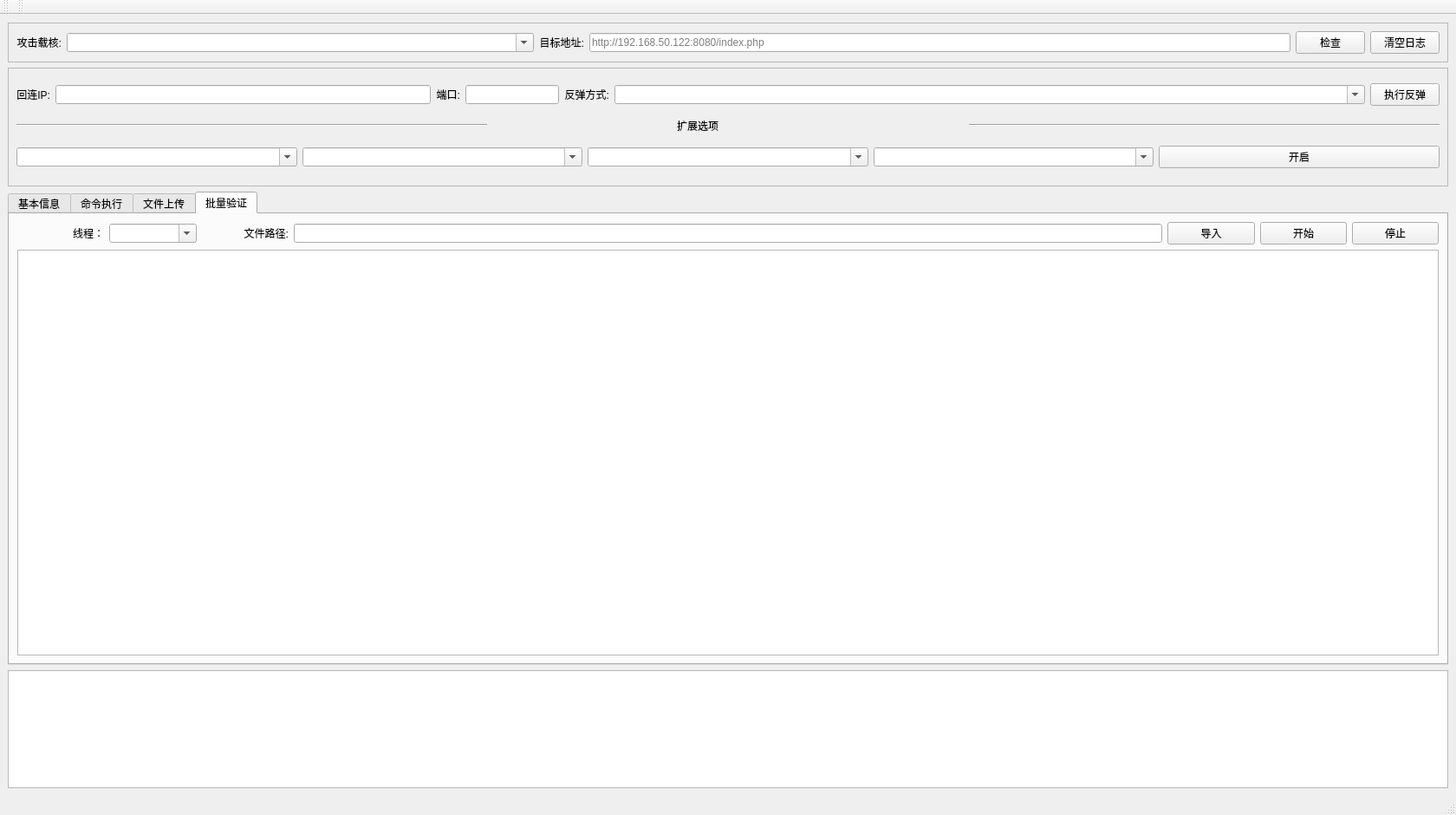
<?xml version="1.0" encoding="UTF-8"?>
<ui version="4.0">
 <class>MainWindow</class>
 <widget class="QMainWindow" name="MainWindow">
  <property name="geometry">
   <rect>
    <x>0</x>
    <y>0</y>
    <width>1680</width>
    <height>940</height>
   </rect>
  </property>
  <property name="windowTitle">
   <string>MainWindow</string>
  </property>
  <widget class="QWidget" name="centralwidget">
   <layout class="QGridLayout" name="gridLayout">
    <item row="1" column="0">
     <widget class="QFrame" name="mainFrame">
      <property name="frameShape">
       <enum>QFrame::StyledPanel</enum>
      </property>
      <property name="frameShadow">
       <enum>QFrame::Raised</enum>
      </property>
      <layout class="QGridLayout">
       <item row="0" column="3" colspan="2">
        <widget class="QLineEdit" name="targetlineEdit">
         <property name="sizePolicy">
          <sizepolicy hsizetype="Expanding" vsizetype="Fixed">
           <horstretch>3</horstretch>
           <verstretch>0</verstretch>
          </sizepolicy>
         </property>
         <property name="placeholderText">
          <string>http://192.168.50.122:8080/index.php</string>
         </property>
        </widget>
       </item>
       <item row="0" column="1">
        <widget class="QComboBox" name="payloadCombo">
         <property name="sizePolicy">
          <sizepolicy hsizetype="Expanding" vsizetype="Fixed">
           <horstretch>4</horstretch>
           <verstretch>0</verstretch>
          </sizepolicy>
         </property>
         <property name="toolTip">
          <string>Specify your name</string>
         </property>
         <property name="editable">
          <bool>true</bool>
         </property>
        </widget>
       </item>
       <item row="0" column="6">
        <widget class="QPushButton" name="emptyButton">
         <property name="text">
          <string>清空日志</string>
         </property>
        </widget>
       </item>
       <item row="0" column="0">
        <widget class="QLabel" name="payloadLabel">
         <property name="text">
          <string>攻击载核:</string>
         </property>
         <property name="alignment">
          <set>Qt::AlignRight|Qt::AlignTrailing|Qt::AlignVCenter</set>
         </property>
        </widget>
       </item>
       <item row="0" column="5">
        <widget class="QPushButton" name="CheckButton">
         <property name="sizePolicy">
          <sizepolicy hsizetype="Expanding" vsizetype="Fixed">
           <horstretch>0</horstretch>
           <verstretch>0</verstretch>
          </sizepolicy>
         </property>
         <property name="text">
          <string>检查</string>
         </property>
        </widget>
       </item>
       <item row="0" column="2">
        <widget class="QLabel" name="targetLabel">
         <property name="text">
          <string>目标地址:</string>
         </property>
         <property name="alignment">
          <set>Qt::AlignRight|Qt::AlignTrailing|Qt::AlignVCenter</set>
         </property>
         <property name="buddy">
          <cstring>payloadCombo</cstring>
         </property>
        </widget>
       </item>
      </layout>
     </widget>
    </item>
    <item row="2" column="0">
     <widget class="QFrame" name="frame">
      <property name="sizePolicy">
       <sizepolicy hsizetype="Preferred" vsizetype="Expanding">
        <horstretch>0</horstretch>
        <verstretch>1</verstretch>
       </sizepolicy>
      </property>
      <property name="frameShape">
       <enum>QFrame::StyledPanel</enum>
      </property>
      <property name="frameShadow">
       <enum>QFrame::Raised</enum>
      </property>
      <layout class="QHBoxLayout" name="horizontalLayout_8">
       <item>
        <layout class="QVBoxLayout" name="verticalLayout_4">
         <item>
          <layout class="QHBoxLayout" name="horizontalLayout_2">
           <item>
            <widget class="QLabel" name="ipaddrLabel">
             <property name="text">
              <string>回连IP:</string>
             </property>
             <property name="alignment">
              <set>Qt::AlignRight|Qt::AlignTrailing|Qt::AlignVCenter</set>
             </property>
            </widget>
           </item>
           <item>
            <widget class="QLineEdit" name="lipaddrlineEdit">
             <property name="sizePolicy">
              <sizepolicy hsizetype="Expanding" vsizetype="Fixed">
               <horstretch>1</horstretch>
               <verstretch>0</verstretch>
              </sizepolicy>
             </property>
            </widget>
           </item>
           <item>
            <widget class="QLabel" name="lportLabel">
             <property name="text">
              <string>端口:</string>
             </property>
             <property name="alignment">
              <set>Qt::AlignRight|Qt::AlignTrailing|Qt::AlignVCenter</set>
             </property>
            </widget>
           </item>
           <item>
            <widget class="QLineEdit" name="lport"/>
           </item>
           <item>
            <widget class="QLabel" name="reboundLabel">
             <property name="text">
              <string>反弹方式:</string>
             </property>
             <property name="alignment">
              <set>Qt::AlignRight|Qt::AlignTrailing|Qt::AlignVCenter</set>
             </property>
            </widget>
           </item>
           <item>
            <widget class="QComboBox" name="reboundCombo">
             <property name="sizePolicy">
              <sizepolicy hsizetype="Expanding" vsizetype="Fixed">
               <horstretch>2</horstretch>
               <verstretch>2</verstretch>
              </sizepolicy>
             </property>
             <property name="toolTip">
              <string>Specify your name</string>
             </property>
             <property name="editable">
              <bool>true</bool>
             </property>
            </widget>
           </item>
           <item>
            <widget class="QPushButton" name="reboundButton">
             <property name="text">
              <string>执行反弹</string>
             </property>
            </widget>
           </item>
          </layout>
         </item>
         <item>
          <layout class="QHBoxLayout" name="horizontalLayout_4">
           <item>
            <widget class="Line" name="line_3">
             <property name="orientation">
              <enum>Qt::Horizontal</enum>
             </property>
            </widget>
           </item>
           <item>
            <widget class="QLabel" name="socketLabel">
             <property name="text">
              <string>                                                                扩展选项</string>
             </property>
            </widget>
           </item>
           <item>
            <widget class="Line" name="line_2">
             <property name="orientation">
              <enum>Qt::Horizontal</enum>
             </property>
            </widget>
           </item>
          </layout>
         </item>
         <item>
          <layout class="QHBoxLayout" name="horizontalLayout_3">
           <item>
            <widget class="QComboBox" name="comboBox_2">
             <property name="autoFillBackground">
              <bool>true</bool>
             </property>
             <property name="inputMethodHints">
              <set>Qt::ImhHiddenText</set>
             </property>
             <property name="editable">
              <bool>true</bool>
             </property>
            </widget>
           </item>
           <item>
            <widget class="QComboBox" name="comboBox_4">
             <property name="editable">
              <bool>true</bool>
             </property>
            </widget>
           </item>
           <item>
            <widget class="QComboBox" name="comboBox_3">
             <property name="editable">
              <bool>true</bool>
             </property>
            </widget>
           </item>
           <item>
            <widget class="QComboBox" name="keycomboBox">
             <property name="accessibleDescription">
              <string comment="111"/>
             </property>
             <property name="inputMethodHints">
              <set>Qt::ImhDate|Qt::ImhHiddenText</set>
             </property>
             <property name="editable">
              <bool>true</bool>
             </property>
             <property name="currentText">
              <string/>
             </property>
            </widget>
           </item>
           <item>
            <widget class="QPushButton" name="startSocketButton">
             <property name="text">
              <string>开启</string>
             </property>
            </widget>
           </item>
          </layout>
         </item>
        </layout>
       </item>
      </layout>
     </widget>
    </item>
    <item row="4" column="0">
     <widget class="QTextEdit" name="textEdit">
      <property name="sizePolicy">
       <sizepolicy hsizetype="Expanding" vsizetype="Expanding">
        <horstretch>0</horstretch>
        <verstretch>1</verstretch>
       </sizepolicy>
      </property>
     </widget>
    </item>
    <item row="3" column="0">
     <widget class="QTabWidget" name="tabWidget">
      <property name="sizePolicy">
       <sizepolicy hsizetype="Expanding" vsizetype="Expanding">
        <horstretch>0</horstretch>
        <verstretch>4</verstretch>
       </sizepolicy>
      </property>
      <property name="currentIndex">
       <number>3</number>
      </property>
      <widget class="QWidget" name="tab">
       <attribute name="title">
        <string>基本信息</string>
       </attribute>
       <layout class="QVBoxLayout" name="verticalLayout">
        <item>
         <widget class="QTextEdit" name="basicInfoTextEdit">
          <property name="overwriteMode">
           <bool>true</bool>
          </property>
         </widget>
        </item>
       </layout>
      </widget>
      <widget class="QWidget" name="tab_2">
       <attribute name="title">
        <string>命令执行</string>
       </attribute>
       <layout class="QVBoxLayout" name="verticalLayout_3">
        <item>
         <layout class="QVBoxLayout" name="verticalLayout_2">
          <item>
           <layout class="QHBoxLayout" name="horizontalLayout">
            <item>
             <widget class="QLabel" name="commandLabel">
              <property name="sizePolicy">
               <sizepolicy hsizetype="Expanding" vsizetype="Preferred">
                <horstretch>1</horstretch>
                <verstretch>0</verstretch>
               </sizepolicy>
              </property>
              <property name="text">
               <string>命令执行:</string>
              </property>
              <property name="alignment">
               <set>Qt::AlignRight|Qt::AlignTrailing|Qt::AlignVCenter</set>
              </property>
             </widget>
            </item>
            <item>
             <widget class="QComboBox" name="commandCombo">
              <property name="sizePolicy">
               <sizepolicy hsizetype="Preferred" vsizetype="Fixed">
                <horstretch>11</horstretch>
                <verstretch>0</verstretch>
               </sizepolicy>
              </property>
              <property name="toolTip">
               <string>Specify your name</string>
              </property>
              <property name="editable">
               <bool>true</bool>
              </property>
             </widget>
            </item>
            <item>
             <widget class="QPushButton" name="commondButton">
              <property name="sizePolicy">
               <sizepolicy hsizetype="Minimum" vsizetype="Fixed">
                <horstretch>1</horstretch>
                <verstretch>0</verstretch>
               </sizepolicy>
              </property>
              <property name="text">
               <string>执行</string>
              </property>
             </widget>
            </item>
           </layout>
          </item>
          <item>
           <widget class="QTextEdit" name="commandBasicInfoTextEdit">
            <property name="accessibleDescription">
             <string/>
            </property>
            <property name="overwriteMode">
             <bool>true</bool>
            </property>
            <property name="placeholderText">
             <string/>
            </property>
           </widget>
          </item>
         </layout>
        </item>
       </layout>
      </widget>
      <widget class="QWidget" name="tab_3">
       <attribute name="title">
        <string>文件上传</string>
       </attribute>
       <layout class="QHBoxLayout" name="horizontalLayout_9">
        <item>
         <layout class="QVBoxLayout" name="verticalLayout_5">
          <item>
           <layout class="QHBoxLayout" name="horizontalLayout_5">
            <item>
             <widget class="QLabel" name="commandLabel_2">
              <property name="sizePolicy">
               <sizepolicy hsizetype="Expanding" vsizetype="Preferred">
                <horstretch>1</horstretch>
                <verstretch>0</verstretch>
               </sizepolicy>
              </property>
              <property name="text">
               <string>文件路径:</string>
              </property>
              <property name="alignment">
               <set>Qt::AlignRight|Qt::AlignTrailing|Qt::AlignVCenter</set>
              </property>
             </widget>
            </item>
            <item>
             <widget class="QLineEdit" name="localListenEdit_2">
              <property name="sizePolicy">
               <sizepolicy hsizetype="Expanding" vsizetype="Fixed">
                <horstretch>10</horstretch>
                <verstretch>0</verstretch>
               </sizepolicy>
              </property>
             </widget>
            </item>
            <item>
             <widget class="QCheckBox" name="checkBox">
              <property name="text">
               <string>自定义路径</string>
              </property>
             </widget>
            </item>
            <item>
             <widget class="QPushButton" name="commondButton_2">
              <property name="sizePolicy">
               <sizepolicy hsizetype="Minimum" vsizetype="Fixed">
                <horstretch>1</horstretch>
                <verstretch>0</verstretch>
               </sizepolicy>
              </property>
              <property name="text">
               <string>上传文件</string>
              </property>
             </widget>
            </item>
           </layout>
          </item>
          <item>
           <widget class="QTextEdit" name="commandBasicInfoTextEdit_2">
            <property name="enabled">
             <bool>true</bool>
            </property>
            <property name="overwriteMode">
             <bool>true</bool>
            </property>
           </widget>
          </item>
         </layout>
        </item>
       </layout>
      </widget>
      <widget class="QWidget" name="tab_4">
       <attribute name="title">
        <string>批量验证</string>
       </attribute>
       <layout class="QHBoxLayout" name="horizontalLayout_7">
        <item>
         <layout class="QVBoxLayout" name="verticalLayout_6">
          <item>
           <layout class="QHBoxLayout" name="horizontalLayout_6">
            <item>
             <widget class="QLabel" name="commandLabel_3">
              <property name="sizePolicy">
               <sizepolicy hsizetype="Expanding" vsizetype="Preferred">
                <horstretch>1</horstretch>
                <verstretch>0</verstretch>
               </sizepolicy>
              </property>
              <property name="text">
               <string>线程：</string>
              </property>
              <property name="alignment">
               <set>Qt::AlignRight|Qt::AlignTrailing|Qt::AlignVCenter</set>
              </property>
             </widget>
            </item>
            <item>
             <widget class="QComboBox" name="commandCombo_3">
              <property name="sizePolicy">
               <sizepolicy hsizetype="Preferred" vsizetype="Fixed">
                <horstretch>1</horstretch>
                <verstretch>0</verstretch>
               </sizepolicy>
              </property>
              <property name="toolTip">
               <string>Specify your name</string>
              </property>
              <property name="editable">
               <bool>true</bool>
              </property>
             </widget>
            </item>
            <item>
             <widget class="QLabel" name="commandLabel_4">
              <property name="sizePolicy">
               <sizepolicy hsizetype="Expanding" vsizetype="Preferred">
                <horstretch>1</horstretch>
                <verstretch>0</verstretch>
               </sizepolicy>
              </property>
              <property name="text">
               <string>文件路径:</string>
              </property>
              <property name="alignment">
               <set>Qt::AlignRight|Qt::AlignTrailing|Qt::AlignVCenter</set>
              </property>
             </widget>
            </item>
            <item>
             <widget class="QLineEdit" name="localListenEdit_3">
              <property name="sizePolicy">
               <sizepolicy hsizetype="Expanding" vsizetype="Fixed">
                <horstretch>10</horstretch>
                <verstretch>0</verstretch>
               </sizepolicy>
              </property>
             </widget>
            </item>
            <item>
             <widget class="QPushButton" name="commondButton_4">
              <property name="sizePolicy">
               <sizepolicy hsizetype="Minimum" vsizetype="Fixed">
                <horstretch>1</horstretch>
                <verstretch>0</verstretch>
               </sizepolicy>
              </property>
              <property name="text">
               <string>导入</string>
              </property>
             </widget>
            </item>
            <item>
             <widget class="QPushButton" name="commondButton_6">
              <property name="sizePolicy">
               <sizepolicy hsizetype="Minimum" vsizetype="Fixed">
                <horstretch>1</horstretch>
                <verstretch>0</verstretch>
               </sizepolicy>
              </property>
              <property name="text">
               <string>开始</string>
              </property>
             </widget>
            </item>
            <item>
             <widget class="QPushButton" name="commondButton_3">
              <property name="sizePolicy">
               <sizepolicy hsizetype="Minimum" vsizetype="Fixed">
                <horstretch>1</horstretch>
                <verstretch>0</verstretch>
               </sizepolicy>
              </property>
              <property name="text">
               <string>停止</string>
              </property>
             </widget>
            </item>
           </layout>
          </item>
          <item>
           <widget class="QTextEdit" name="commandBasicInfoTextEdit_3">
            <property name="overwriteMode">
             <bool>true</bool>
            </property>
           </widget>
          </item>
         </layout>
        </item>
       </layout>
      </widget>
     </widget>
    </item>
   </layout>
  </widget>
  <widget class="QMenuBar" name="menubar">
   <property name="geometry">
    <rect>
     <x>0</x>
     <y>0</y>
     <width>1680</width>
     <height>22</height>
    </rect>
   </property>
  </widget>
  <widget class="QStatusBar" name="statusbar"/>
  <widget class="QToolBar" name="toolBar">
   <property name="windowTitle">
    <string>toolBar</string>
   </property>
   <attribute name="toolBarArea">
    <enum>TopToolBarArea</enum>
   </attribute>
   <attribute name="toolBarBreak">
    <bool>false</bool>
   </attribute>
  </widget>
  <widget class="QToolBar" name="toolBar_2">
   <property name="windowTitle">
    <string>toolBar_2</string>
   </property>
   <attribute name="toolBarArea">
    <enum>TopToolBarArea</enum>
   </attribute>
   <attribute name="toolBarBreak">
    <bool>false</bool>
   </attribute>
  </widget>
 </widget>
 <resources/>
 <connections/>
</ui>
